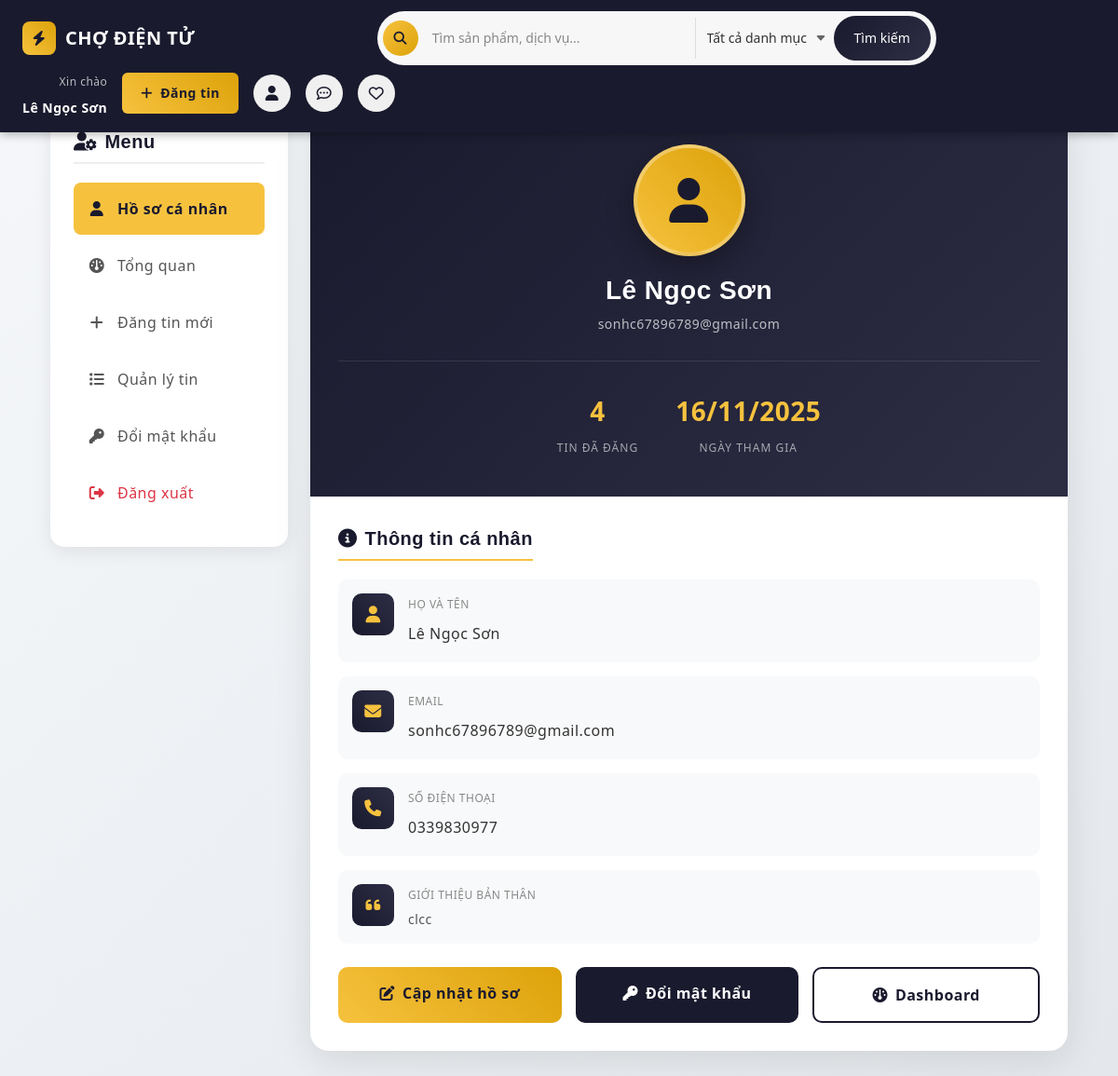
/user/profile.php (signed in), run on the app's committed database.
### tables this page shows
CREATE TABLE `users` (
  `id` int(11) NOT NULL,
  `name` varchar(150) NOT NULL,
  `email` varchar(150) DEFAULT NULL,
  `phone` varchar(30) DEFAULT NULL,
  `password` varchar(255) NOT NULL,
  `bio` text DEFAULT NULL,
  `location_id` int(11) DEFAULT NULL,
  `is_verified` tinyint(1) DEFAULT 0,
  `created_at` timestamp NULL DEFAULT current_timestamp()
);

### user/profile.php (the view, shortened to what this page needs)
<?php
include '../config/connect.php';
$id = $_SESSION['user_id'];
$stmt = $conn->prepare("SELECT name, email, phone, bio, created_at FROM users WHERE id = ?");
$stmt->bind_param("i", $id);
$stmt->execute();
$result = $stmt->get_result();
$user = $result->fetch_assoc();
$count_posts = 0;
$stmt2 = $conn->prepare("SELECT COUNT(*) as total FROM products WHERE seller_id = ?");
$stmt2->bind_param("i", $id);
$stmt2->execute();
$res2 = $stmt2->get_result();
if ($row = $res2->fetch_assoc()) {
    $count_posts = $row['total'];
}
?>
<?php include_once dirname(__DIR__) . '/includes/header.php'; ?>
<div class="profile-page">
    <div class="container">
        <div class="row">
            <div class="col-lg-3 mb-4">
                <div class="profile-sidebar">
                    <h5 class="sidebar-title"><i class="fa-solid fa-user-gear me-2"></i>Menu</h5>
                    <ul class="sidebar-menu">
                        <li><a href="profile.php" class="active"><i class="fa-solid fa-user"></i> Hồ sơ cá nhân</a></li>
                        <li><a href="user_dashboard.php"><i class="fa-solid fa-gauge"></i> Tổng quan</a></li>
                        <li><a href="user_dangtin.php"><i class="fa-solid fa-plus"></i> Đăng tin mới</a></li>
                        <li><a href="user_quanlytin.php"><i class="fa-solid fa-list"></i> Quản lý tin</a></li>
                        <li><a href="doimk.php"><i class="fa-solid fa-key"></i> Đổi mật khẩu</a></li>
                        <li><a href="dangxuat.php" class="text-danger"><i class="fa-solid fa-right-from-bracket"></i> Đăng xuất</a></li>
                    </ul>
                </div>
            </div>
            <div class="col-lg-9">
                <div class="profile-card">
                    <div class="profile-header">
                        <div class="profile-avatar">
                            <i class="fa-solid fa-user"></i>
                        </div>
                        <h2 class="profile-name"><?= htmlspecialchars($user['name'] ?? 'Người dùng') ?></h2>
                        <p class="profile-email"><?= htmlspecialchars($user['email'] ?? '') ?></p>
                        <div class="profile-stats">
                            <div class="stat-item">
                                <div class="stat-number"><?= $count_posts ?></div>
                                <div class="stat-label">Tin đã đăng</div>
                            </div>
                            <div class="stat-item">
                                <div class="stat-number"><?= $user['created_at'] ? date('d/m/Y', strtotime($user['created_at'])) : 'N/A' ?></div>
                                <div class="stat-label">Ngày tham gia</div>
                            </div>
                        </div>
                    </div>
                    <div class="profile-body">
                        <div class="info-section">
                            <h5><i class="fa-solid fa-circle-info me-2"></i>Thông tin cá nhân</h5>
                            <div class="info-item">
                                <div class="info-icon">
                                    <i class="fa-solid fa-user"></i>
                                </div>
                                <div class="info-content">
                                    <div class="info-label">Họ và tên</div>
                                    <div class="info-value"><?= htmlspecialchars($user['name'] ?? 'Chưa cập nhật') ?></div>
                                </div>
                            </div>
                            <div class="info-item">
                                <div class="info-icon">
                                    <i class="fa-solid fa-envelope"></i>
                                </div>
                                <div class="info-content">
                                    <div class="info-label">Email</div>
                                    <div class="info-value"><?= htmlspecialchars($user['email'] ?? 'Chưa cập nhật') ?></div>
                                </div>
                            </div>
                            <div class="info-item">
                                <div class="info-icon">
                                    <i class="fa-solid fa-phone"></i>
                                </div>
                                <div class="info-content">
                                    <div class="info-label">Số điện thoại</div>
                                    <div class="info-value"><?= htmlspecialchars($user['phone'] ?? 'Chưa cập nhật') ?></div>
                                </div>
                            </div>
                            <div class="info-item">
                                <div class="info-icon">
                                    <i class="fa-solid fa-quote-left"></i>
                                </div>
                                <div class="info-content">
                                    <div class="info-label">Giới thiệu bản thân</div>
                                    <div class="info-value bio"><?= nl2br(htmlspecialchars($user['bio'] ?? 'Chưa có thông tin giới thiệu')) ?></div>
                                </div>
                            </div>
                        </div>
                        <div class="profile-actions">
                            <a href="update_profile.php" class="btn-profile btn-edit">
                                <i class="fa-solid fa-pen-to-square me-2"></i>Cập nhật hồ sơ
                            </a>
                            <a href="doimk.php" class="btn-profile btn-password">
                                <i class="fa-solid fa-key me-2"></i>Đổi mật khẩu
                            </a>
                            <a href="user_dashboard.php" class="btn-profile btn-dashboard">
                                <i class="fa-solid fa-gauge me-2"></i>Dashboard
                            </a>
                        </div>
                    </div>
                </div>
            </div>
        </div>
    </div>
</div>

### style.css (style rules this page uses)
:root { --header-height: 160px; --header-height-min: 80px; --accent-color: #ffc43f; --dark-color: #222222; --light-dark-color: #727272; --light-color: #fff; --grey-color: #dbdbdb; --light-grey-color: #fafafa; --primary-color: #6995b1; --light-primary-color: #eef1f3; --body-font: "Open Sans", sans-serif; --heading-font: "Nunito", sans-serif; }
body { --bs-link-color: #333; --bs-link-hover-color: #333; --bs-link-color-rgb: 40, 40, 40; --bs-link-hover-color-rgb: 0, 0, 0; --bs-light-rgb: 248, 248, 248; --bs-body-font-family: var(--body-font); --bs-body-font-size: 1rem; --bs-body-font-weight: 400; --bs-body-line-height: 2; --bs-body-color: #747474; --bs-primary: #ffc43f; --bs-primary-rgb: 255, 196, 63; --bs-success: #a3be4c; --bs-success-rgb: 163, 190, 76; --bs-primary-bg-subtle: #fff9eb; --bs-success-bg-subtle: #eef5e5; --bs-border-color: #f7f7f7; --bs-secondary-rgb: 230, 243, 251; --bs-danger-rgb: 249, 235, 231; --bs-warning-rgb: 255, 249, 235; --bs-info-rgb: 230, 243, 250; letter-spacing: 0.03em; }
h1, h2, h3, h4, h5, h6, .display-1, .display-2, .display-3, .display-4, .display-5, .display-6 { font-family: var(--heading-font); font-weight: 700; color: var(--dark-color); }
.container, .container-fluid, .container-lg, .container-md, .container-sm, .container-xl, .container-xxl { --bs-gutter-x: 3rem; }

### css/user.css (style rules this page uses)
:root { --accent:#ff9f43; --accent-dark:#e08e0b; --muted:#6c757d; --card-bg:#ffffff; --page-bg:#f4f6f9; }
html,body { height:100%; background:#ffffff; font-family: 'Segoe UI', Roboto, -apple-system, 'Helvetica Neue', Arial; color:#222; }
h1,h2,h3,h4,h5 { color:#222;font-weight:700 }
a { color:var(--accent-dark) }

### includes/header.php (style rules this page uses)
body { padding-top: 75px; }

### data on the page
users: name "Lê Ngọc Sơn", email "sonhc67896789@gmail.com", created_at "16/11/2025", phone "0339830977", bio "clcc"

### other printed values
$display_username "Lê Ngọc Sơn"
$count_posts "4"
